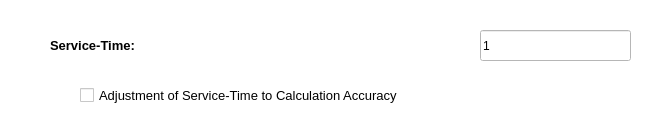
                <widget class="QWidget" name="wid_serviceTime" native="true">
                 <property name="geometry">
                  <rect>
                   <x>0</x>
                   <y>749</y>
                   <width>651</width>
                   <height>120</height>
                  </rect>
                 </property>
                 <property name="sizePolicy">
                  <sizepolicy hsizetype="Preferred" vsizetype="Fixed">
                   <horstretch>0</horstretch>
                   <verstretch>0</verstretch>
                  </sizepolicy>
                 </property>
                 <property name="minimumSize">
                  <size>
                   <width>0</width>
                   <height>120</height>
                  </size>
                 </property>
                 <property name="styleSheet">
                  <string notr="true">background-color: white</string>
                 </property>
                 <widget class="QLabel" name="la_batchSize">
                  <property name="geometry">
                   <rect>
                    <x>50</x>
                    <y>20</y>
                    <width>191</width>
                    <height>51</height>
                   </rect>
                  </property>
                  <property name="font">
                   <font>
                    <pointsize>10</pointsize>
                    <weight>75</weight>
                    <bold>true</bold>
                   </font>
                  </property>
                  <property name="text">
                   <string>Service-Time:</string>
                  </property>
                 </widget>
                 <widget class="QLineEdit" name="le_batchSize">
                  <property name="geometry">
                   <rect>
                    <x>480</x>
                    <y>30</y>
                    <width>151</width>
                    <height>31</height>
                   </rect>
                  </property>
                  <property name="text">
                   <string>1</string>
                  </property>
                 </widget>
                 <widget class="QCheckBox" name="cb_serviceTimeAdjustment">
                  <property name="geometry">
                   <rect>
                    <x>80</x>
                    <y>70</y>
                    <width>461</width>
                    <height>51</height>
                   </rect>
                  </property>
                  <property name="font">
                   <font>
                    <pointsize>10</pointsize>
                   </font>
                  </property>
                  <property name="styleSheet">
                   <string notr="true"/>
                  </property>
                  <property name="text">
                   <string>Adjustment of Service-Time to Calculation Accuracy</string>
                  </property>
                 </widget>
                </widget>
